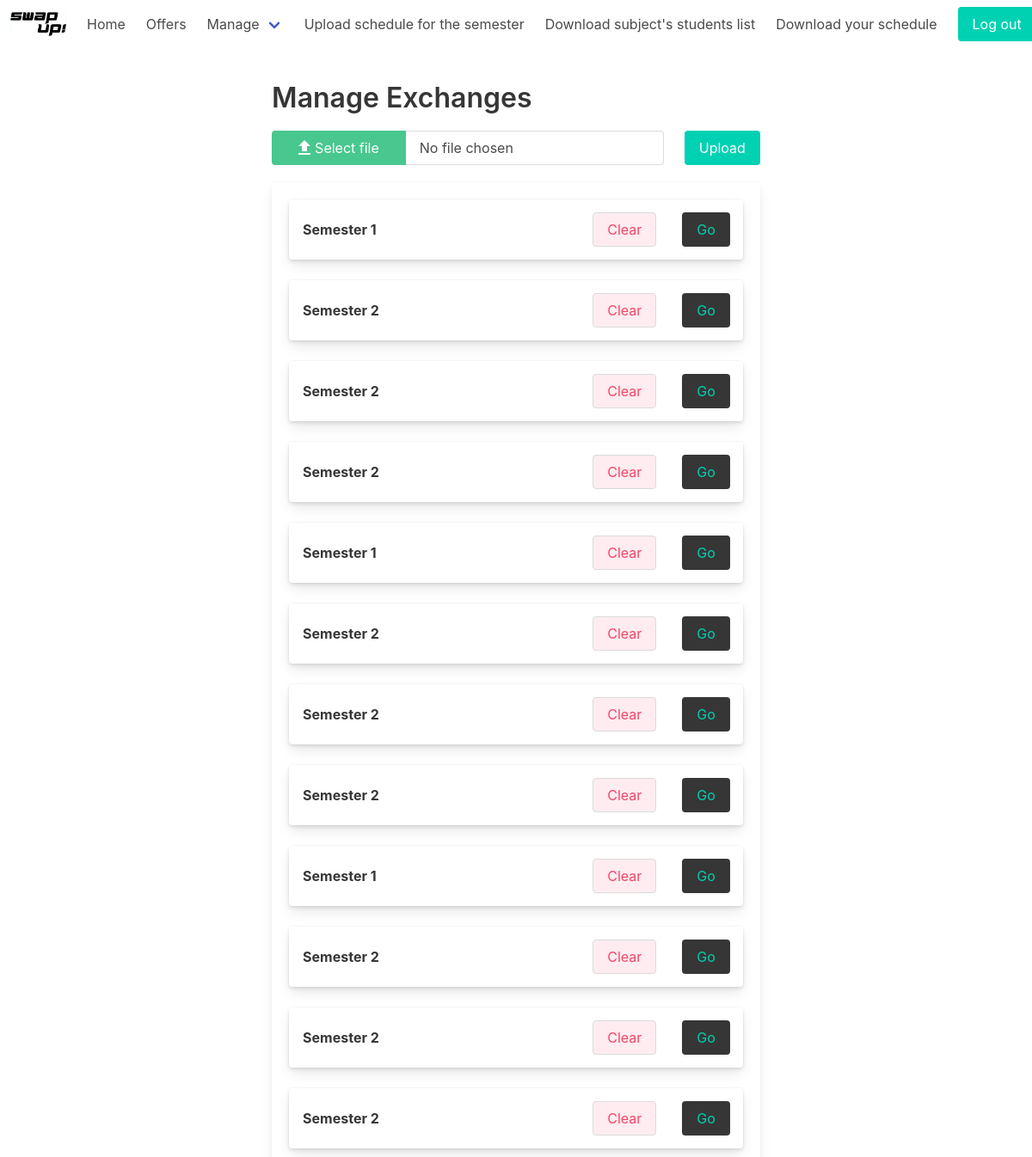
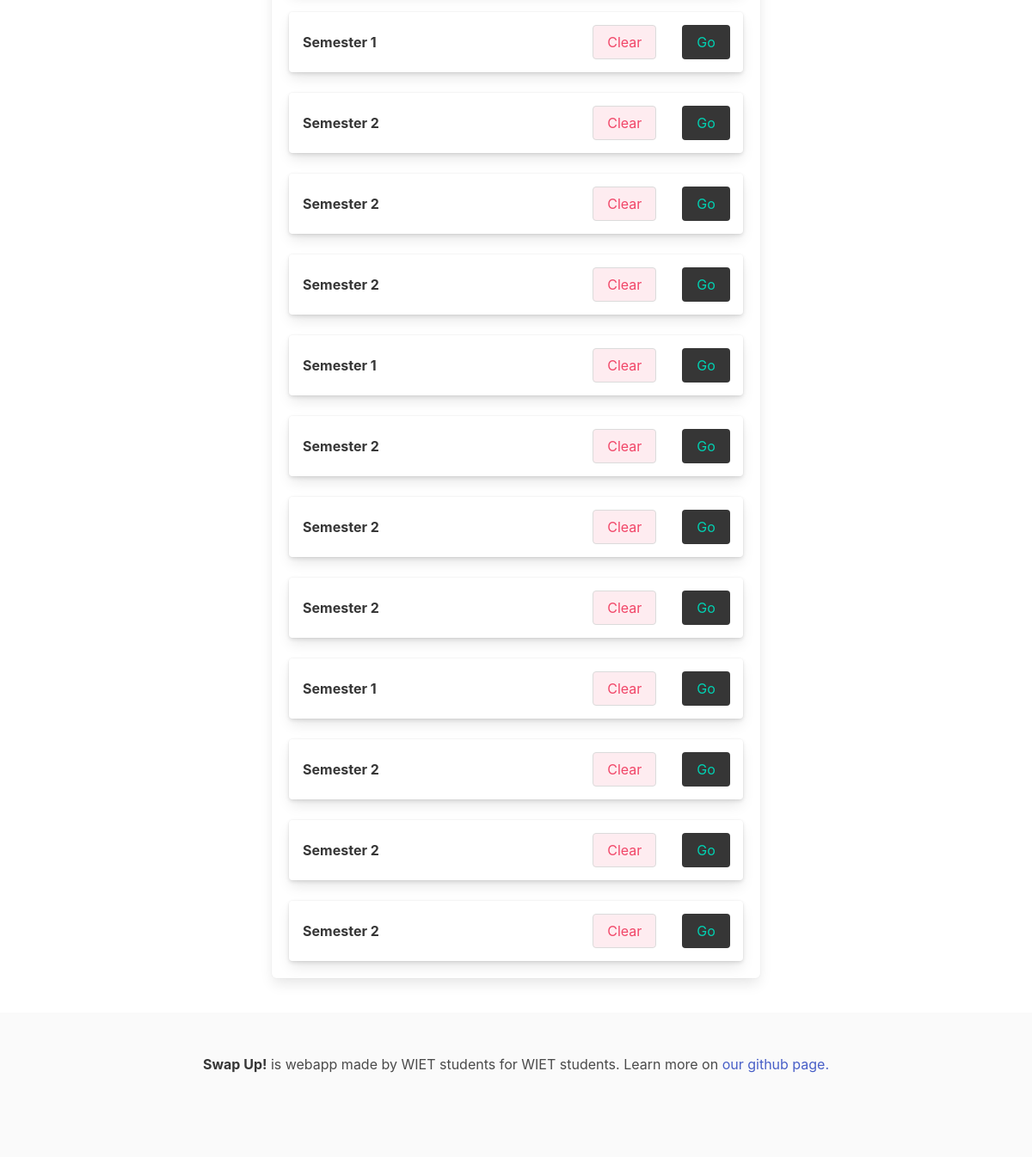
/exchange/manage/ (signed in), run on the app's committed database (2 pictures, top to bottom).
### exchange/models.py (models this page shows, shortened)
class Exchange(models.Model):
    creation_time = models.DateTimeField(auto_now_add=True)
    modification_time = models.DateTimeField(auto_now=True)
    end_time = models.DateTimeField(null=True)
    name = models.CharField(max_length=30, null=True)
    semester = models.IntegerField(choices=Semester.choices, null=True)

### exchange/views.py (the view, shortened to what this page needs)
# urls.py: path('manage/', views.manage, name='manage'),
@login_required
def manage(request):
    if request.user.is_superuser:
        db_exchanges = Exchange.objects.all()
        exchanges = []
        for exchange in db_exchanges:
            exchange_dict = {
                "name": exchange.name,
                "id": exchange.semester
            }
            exchanges.append(exchange_dict)
        if request.method == 'POST' and request.FILES['myfile']:
            myfile = request.FILES['myfile']
            import_schedule_for_year(request.FILES['myfile'])
            return render(request, 'exchange/manage.html', {'exchanges': exchanges})
        return render(request, 'exchange/manage.html', {'exchanges': exchanges})
    else:
        return render(request, 'base.html')

### exchange/templates/exchange/manage.html (shortened to what this page needs)
{% extends 'base.html' %}
{% block content %}
<div class="container is-max-desktop">
    <div style="padding-top: 20px; padding-bottom: 20px;">
        <h1 class="title is-3 is-spaced">Manage Exchanges</h1>
    </div>
    <form method="post" enctype="multipart/form-data" style="padding-bottom: 20px;">
        <div class="columns">
            <div id="file-js-example" class="column file has-name is-success is-fullwidth">
                <label class="file-label">
                    <span style="padding-left: 25px; padding-right: 30px;" class="file-cta">
                        <span class="material-icons">
                        </span>
                        <span class="file-label">
                            Select file
                        </span>
                    </span>
                    <span style="width: 300px" class="file-name">
                        No file chosen
                    </span>
                </label>
            </div>
            <div class="column">
                <button style="margin: auto;" class=" button is-primary" type="submit" name="submit" value="submit">Upload</button>
            </div>
        </div>
    </form>
    <section class="box" style="margin-bottom: 40px;">
        {% for exchange in exchanges %}
        <div class="card block ">
            <header class="card-header">
                <p class="card-header-title">
                    {{exchange.name}}
                </p>
                <form action="" method="get">
                    <button id="{{exchange.id}}" style=" margin: 15px;" onclick="onClear('{{exchange.id}}');" class="button has-background-danger-light has-text-danger" name="delete_exchange" value="">Clear</button>
                </form>
                <a class="button is-dark has-text-primary" style=" margin: 15px;"
                   href="/exchange/manage/{{exchange.id}}">
                    Go
                </a>
            </header>
        </div>
        {% endfor %}
    </section>
</div>
{% endblock %}

### exchange/templates/base.html (shortened to what this page needs)
{% load static %}
<!DOCTYPE html>
<html class="has-navbar-fixed-top">
<head>
    <link rel="stylesheet" type="text/css" href="{% static 'exchange/main.css' %}">
</head>
{% block body %}
<nav class="navbar is-fixed-top" role="navigation" aria-label="main navigation">
    <div class="navbar-brand">
        <a class="navbar-item" href="{% url 'index' %}">
            <img src="{% static 'exchange/logo-big-rectangle.png' %}" width="65" height="28">
        </a>
    </div>
    <div id="navbarBasic" class="navbar-menu">
        <div class="navbar-start">
            <a class="navbar-item" href="{% url 'dashboard' %}">
                Home
            </a>
            <a class="navbar-item" href="{% url 'offers' %}">
                Offers
            </a>
            <div class="navbar-item has-dropdown is-hoverable">
                <a class="navbar-link" href="#">
                    Manage
                </a>
            </div>
            {% if request.user.is_superuser %}
            <a class="navbar-item" href="{% url 'upload-csv' %}">
                Upload schedule for the semester
            </a>
            {% endif %}
            {% if request.user.is_superuser %}
            <a class="navbar-item" href="{% url 'download-subject' %}">
                Download subject's students list
            </a>
            {% endif %}
            <a class="navbar-item" href="{% url 'download-csv' %}">
                Download your schedule
            </a>
        </div>
        <div class="navbar-end">
            <div class="navbar-item">
                <div class="buttons">
                    {% if user.is_authenticated %}
                    <a class="button is-primary" href="{% url 'logout' %}">
                        Log out
                    </a>
                    {% endif %}
                </div>
            </div>
        </div>
    </div>
</nav>
{% block content %}
{% endblock %}
<footer class="footer is-hidden-mobile ">
    <div class="content has-text-centered">
        <strong>Swap Up!</strong> is webapp made by WIET students for WIET students. Learn more on <a href="https://github.com/wsrtka/SwapUp">our github page.</a>
    </div>
</footer>
{% endblock body %}
</html>

### data on the page
Exchange: name "Semester 1"
Exchange: name "Semester 2"
Exchange: name "Semester 2"
Exchange: name "Semester 2"
Exchange: name "Semester 1"
Exchange: name "Semester 2"
Exchange: name "Semester 2"
Exchange: name "Semester 2"
Exchange: name "Semester 1"
Exchange: name "Semester 2"
Exchange: name "Semester 2"
Exchange: name "Semester 2"
Exchange: name "Semester 1"
Exchange: name "Semester 2"
Exchange: name "Semester 2"
Exchange: name "Semester 2"
Exchange: name "Semester 1"
Exchange: name "Semester 2"
Exchange: name "Semester 2"
Exchange: name "Semester 2"
Exchange: name "Semester 1"
Exchange: name "Semester 2"
Exchange: name "Semester 2"
Exchange: name "Semester 2"
